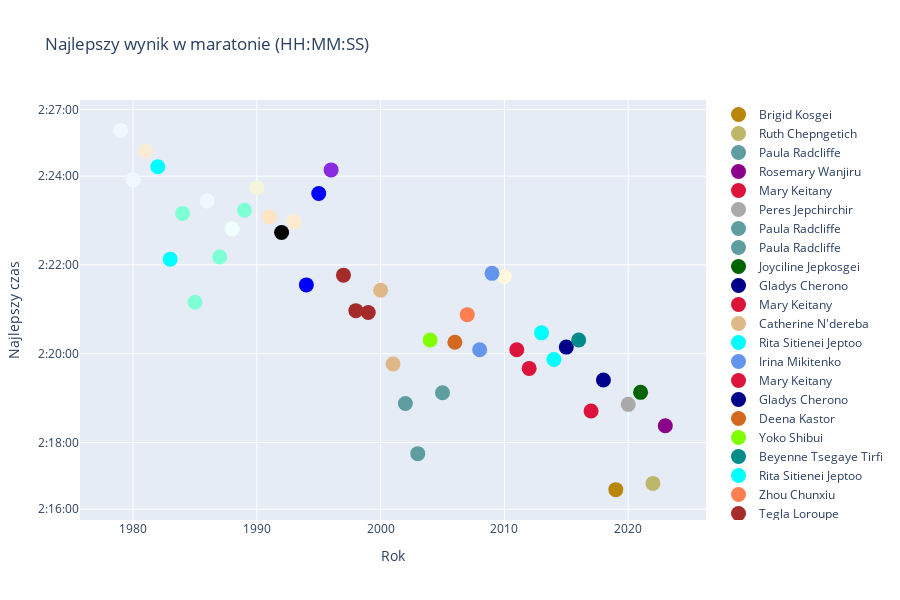

Notebook code cell kept with this figure:
### Code cell
# Tworzenie wykresu za pomocą Plotly
fig = go.Figure()

# Dodawanie punktów na wykresie dla każdego zawodnika
for index, row in best_athletes.iterrows():
    athlete = row['Athlete']
    year = row['Year']
    time = row['Time']
    country = row['Country']
    time_str = format_time(time.total_seconds())
    label = f"Zawodniczka: {athlete}<br>Rok: {int(year)}<br>Czas: {time_str}<br>Kraj: {country}"
    color = athlete_colors.get(athlete, 'blue')  # Pobieranie koloru dla zawodnika, domyślnie 'blue'
    fig.add_trace(go.Scatter(
        x=[year],
        y=[time.total_seconds()],
        mode='markers',
        name=athlete,
        text=[label],
        hovertemplate='%{text}<extra></extra>',
        marker=dict(size=15, color=color),
    ))

# Konfiguracja układu wykresu
fig.update_layout(
    xaxis=dict(title='Rok'),
    yaxis=dict(
        title='Najlepszy czas',
        tickvals=[8900, 8750, 8550, 8350, 8150, 8000],  # Wartości osi Y
        ticktext=['2:27:00', '2:24:00', '2:22:00', '2:20:00', '2:18:00', '2:16:00'],  # Etykiety osi Y
    ),
    title='Najlepszy wynik w maratonie (HH:MM:SS)',
    showlegend=True,
    height= 600,
)

# Zapisywanie wykresu do pliku HTML
fig.write_html('best_of_every_season.html')
fig.show()

### Figure 1 — Plotly figure (JSON) as saved in the notebook; plotly's stock layout.template omitted (floating-point values rounded to 4 significant figures)
{"data": [{"hovertemplate": "%{text}<extra></extra>", "marker": {"color": "DarkGoldenRod", "size": 15}, "mode": "markers", "name": "Brigid Kosgei", "text": ["Zawodniczka: Brigid Kosgei<br>Rok: 2019<br>Czas: 2:14:04<br>Kraj: KEN"], "type": "scatter", "x": [2019], "y": [8044]}, {"hovertemplate": "%{text}<extra></extra>", "marker": {"color": "DarkKhaki", "size": 15}, "mode": "markers", "name": "Ruth Chepngetich", "text": ["Zawodniczka: Ruth Chepngetich<br>Rok: 2022<br>Czas: 2:14:18<br>Kraj: KEN"], "type": "scatter", "x": [2022], "y": [8058]}, {"hovertemplate": "%{text}<extra></extra>", "marker": {"color": "CadetBlue", "size": 15}, "mode": "markers", "name": "Paula Radcliffe", "text": ["Zawodniczka: Paula Radcliffe<br>Rok: 2003<br>Czas: 2:15:25<br>Kraj: GBR"], "type": "scatter", "x": [2003], "y": [8125]}, {"hovertemplate": "%{text}<extra></extra>", "marker": {"color": "DarkMagenta", "size": 15}, "mode": "markers", "name": "Rosemary Wanjiru", "text": ["Zawodniczka: Rosemary Wanjiru<br>Rok: 2023<br>Czas: 2:16:28<br>Kraj: KEN"], "type": "scatter", "x": [2023], "y": [8188]}, {"hovertemplate": "%{text}<extra></extra>", "marker": {"color": "Crimson", "size": 15}, "mode": "markers", "name": "Mary Keitany", "text": ["Zawodniczka: Mary Keitany<br>Rok: 2017<br>Czas: 2:17:01<br>Kraj: KEN"], "type": "scatter", "x": [2017], "y": [8221]}, {"hovertemplate": "%{text}<extra></extra>", "marker": {"color": "DarkGray", "size": 15}, "mode": "markers", "name": "Peres Jepchirchir", "text": ["Zawodniczka: Peres Jepchirchir<br>Rok: 2020<br>Czas: 2:17:16<br>Kraj: KEN"], "type": "scatter", "x": [2020], "y": [8236]}, {"hovertemplate": "%{text}<extra></extra>", "marker": {"color": "CadetBlue", "size": 15}, "mode": "markers", "name": "Paula Radcliffe", "text": ["Zawodniczka: Paula Radcliffe<br>Rok: 2002<br>Czas: 2:17:18<br>Kraj: GBR"], "type": "scatter", "x": [2002], "y": [8238]}, {"hovertemplate": "%{text}<extra></extra>", "marker": {"color": "CadetBlue", "size": 15}, "mode": "markers", "name": "Paula Radcliffe", "text": ["Zawodniczka: Paula Radcliffe<br>Rok: 2005<br>Czas: 2:17:42<br>Kraj: GBR"], "type": "scatter", "x": [2005], "y": [8262]}, {"hovertemplate": "%{text}<extra></extra>", "marker": {"color": "DarkGreen", "size": 15}, "mode": "markers", "name": "Joyciline Jepkosgei", "text": ["Zawodniczka: Joyciline Jepkosgei<br>Rok: 2021<br>Czas: 2:17:43<br>Kraj: KEN"], "type": "scatter", "x": [2021], "y": [8263]}, {"hovertemplate": "%{text}<extra></extra>", "marker": {"color": "DarkBlue", "size": 15}, "mode": "markers", "name": "Gladys Cherono", "text": ["Zawodniczka: Gladys Cherono<br>Rok: 2018<br>Czas: 2:18:11<br>Kraj: KEN"], "type": "scatter", "x": [2018], "y": [8291]}, {"hovertemplate": "%{text}<extra></extra>", "marker": {"color": "Crimson", "size": 15}, "mode": "markers", "name": "Mary Keitany", "text": ["Zawodniczka: Mary Keitany<br>Rok: 2012<br>Czas: 2:18:37<br>Kraj: KEN"], "type": "scatter", "x": [2012], "y": [8317]}, {"hovertemplate": "%{text}<extra></extra>", "marker": {"color": "BurlyWood", "size": 15}, "mode": "markers", "name": "Catherine N'dereba", "text": ["Zawodniczka: Catherine N'dereba<br>Rok: 2001<br>Czas: 2:18:47<br>Kraj: KEN"], "type": "scatter", "x": [2001], "y": [8327]}, {"hovertemplate": "%{text}<extra></extra>", "marker": {"color": "Cyan", "size": 15}, "mode": "markers", "name": "Rita Sitienei Jeptoo", "text": ["Zawodniczka: Rita Sitienei Jeptoo<br>Rok: 2014<br>Czas: 2:18:57<br>Kraj: KEN"], "type": "scatter", "x": [2014], "y": [8337]}, {"hovertemplate": "%{text}<extra></extra>", "marker": {"color": "CornflowerBlue", "size": 15}, "mode": "markers", "name": "Irina Mikitenko", "text": ["Zawodniczka: Irina Mikitenko<br>Rok: 2008<br>Czas: 2:19:19<br>Kraj: GER"], "type": "scatter", "x": [2008], "y": [8359]}, {"hovertemplate": "%{text}<extra></extra>", "marker": {"color": "Crimson", "size": 15}, "mode": "markers", "name": "Mary Keitany", "text": ["Zawodniczka: Mary Keitany<br>Rok: 2011<br>Czas: 2:19:19<br>Kraj: KEN"], "type": "scatter", "x": [2011], "y": [8359]}, {"hovertemplate": "%{text}<extra></extra>", "marker": {"color": "DarkBlue", "size": 15}, "mode": "markers", "name": "Gladys Cherono", "text": ["Zawodniczka: Gladys Cherono<br>Rok: 2015<br>Czas: 2:19:25<br>Kraj: KEN"], "type": "scatter", "x": [2015], "y": [8365]}, {"hovertemplate": "%{text}<extra></extra>", "marker": {"color": "Chocolate", "size": 15}, "mode": "markers", "name": "Deena Kastor", "text": ["Zawodniczka: Deena Kastor<br>Rok: 2006<br>Czas: 2:19:36<br>Kraj: USA"], "type": "scatter", "x": [2006], "y": [8376]}, {"hovertemplate": "%{text}<extra></extra>", "marker": {"color": "Chartreuse", "size": 15}, "mode": "markers", "name": "Yoko Shibui", "text": ["Zawodniczka: Yoko Shibui<br>Rok: 2004<br>Czas: 2:19:41<br>Kraj: JPN"], "type": "scatter", "x": [2004], "y": [8381]}, {"hovertemplate": "%{text}<extra></extra>", "marker": {"color": "DarkCyan", "size": 15}, "mode": "markers", "name": "Beyenne Tsegaye Tirfi", "text": ["Zawodniczka: Beyenne Tsegaye Tirfi<br>Rok: 2016<br>Czas: 2:19:41<br>Kraj: ETH"], "type": "scatter", "x": [2016], "y": [8381]}, {"hovertemplate": "%{text}<extra></extra>", "marker": {"color": "Cyan", "size": 15}, "mode": "markers", "name": "Rita Sitienei Jeptoo", "text": ["Zawodniczka: Rita Sitienei Jeptoo<br>Rok: 2013<br>Czas: 2:19:57<br>Kraj: KEN"], "type": "scatter", "x": [2013], "y": [8397]}, {"hovertemplate": "%{text}<extra></extra>", "marker": {"color": "Coral", "size": 15}, "mode": "markers", "name": "Zhou Chunxiu", "text": ["Zawodniczka: Zhou Chunxiu<br>Rok: 2007<br>Czas: 2:20:38<br>Kraj: CHN"], "type": "scatter", "x": [2007], "y": [8438]}, {"hovertemplate": "%{text}<extra></extra>", "marker": {"color": "Brown", "size": 15}, "mode": "markers", "name": "Tegla Loroupe", "text": ["Zawodniczka: Tegla Loroupe<br>Rok: 1999<br>Czas: 2:20:43<br>Kraj: KEN"], "type": "scatter", "x": [1999], "y": [8443]}, {"hovertemplate": "%{text}<extra></extra>", "marker": {"color": "Brown", "size": 15}, "mode": "markers", "name": "Tegla Loroupe", "text": ["Zawodniczka: Tegla Loroupe<br>Rok: 1998<br>Czas: 2:20:47<br>Kraj: KEN"], "type": "scatter", "x": [1998], "y": [8447]}, {"hovertemplate": "%{text}<extra></extra>", "marker": {"color": "Aquamarine", "size": 15}, "mode": "markers", "name": "Ingrid Kristiansen", "text": ["Zawodniczka: Ingrid Kristiansen<br>Rok: 1985<br>Czas: 2:21:06<br>Kraj: NOR"], "type": "scatter", "x": [1985], "y": [8466]}, {"hovertemplate": "%{text}<extra></extra>", "marker": {"color": "BurlyWood", "size": 15}, "mode": "markers", "name": "Catherine N'dereba", "text": ["Zawodniczka: Catherine N'dereba<br>Rok: 2000<br>Czas: 2:21:33<br>Kraj: KEN"], "type": "scatter", "x": [2000], "y": [8493]}, {"hovertemplate": "%{text}<extra></extra>", "marker": {"color": "Blue", "size": 15}, "mode": "markers", "name": "Uta Pippig", "text": ["Zawodniczka: Uta Pippig<br>Rok: 1994<br>Czas: 2:21:45<br>Kraj: GER"], "type": "scatter", "x": [1994], "y": [8505]}, {"hovertemplate": "%{text}<extra></extra>", "marker": {"color": "Cornsilk", "size": 15}, "mode": "markers", "name": "Atsede Baysa", "text": ["Zawodniczka: Atsede Baysa<br>Rok: 2010<br>Czas: 2:22:04<br>Kraj: ETH"], "type": "scatter", "x": [2010], "y": [8524]}, {"hovertemplate": "%{text}<extra></extra>", "marker": {"color": "Brown", "size": 15}, "mode": "markers", "name": "Tegla Loroupe", "text": ["Zawodniczka: Tegla Loroupe<br>Rok: 1997<br>Czas: 2:22:07<br>Kraj: KEN"], "type": "scatter", "x": [1997], "y": [8527]}, {"hovertemplate": "%{text}<extra></extra>", "marker": {"color": "CornflowerBlue", "size": 15}, "mode": "markers", "name": "Irina Mikitenko", "text": ["Zawodniczka: Irina Mikitenko<br>Rok: 2009<br>Czas: 2:22:11<br>Kraj: GER"], "type": "scatter", "x": [2009], "y": [8531]}, {"hovertemplate": "%{text}<extra></extra>", "marker": {"color": "Aqua", "size": 15}, "mode": "markers", "name": "Joan Benoit", "text": ["Zawodniczka: Joan Benoit<br>Rok: 1983<br>Czas: 2:22:43<br>Kraj: USA"], "type": "scatter", "x": [1983], "y": [8563]}, {"hovertemplate": "%{text}<extra></extra>", "marker": {"color": "Aquamarine", "size": 15}, "mode": "markers", "name": "Ingrid Kristiansen", "text": ["Zawodniczka: Ingrid Kristiansen<br>Rok: 1987<br>Czas: 2:22:48<br>Kraj: NOR"], "type": "scatter", "x": [1987], "y": [8568]}, {"hovertemplate": "%{text}<extra></extra>", "marker": {"color": "Black", "size": 15}, "mode": "markers", "name": "Olga Markova", "text": ["Zawodniczka: Olga Markova<br>Rok: 1992<br>Czas: 2:23:43<br>Kraj: RUS"], "type": "scatter", "x": [1992], "y": [8623]}, {"hovertemplate": "%{text}<extra></extra>", "marker": {"color": "Azure", "size": 15}, "mode": "markers", "name": "Lisa Ondieki", "text": ["Zawodniczka: Lisa Ondieki<br>Rok: 1988<br>Czas: 2:23:51<br>Kraj: AUS"], "type": "scatter", "x": [1988], "y": [8631]}, {"hovertemplate": "%{text}<extra></extra>", "marker": {"color": "BlanchedAlmond", "size": 15}, "mode": "markers", "name": "Wang Junxia", "text": ["Zawodniczka: Wang Junxia<br>Rok: 1993<br>Czas: 2:24:07<br>Kraj: CHN"], "type": "scatter", "x": [1993], "y": [8647]}, {"hovertemplate": "%{text}<extra></extra>", "marker": {"color": "Bisque", "size": 15}, "mode": "markers", "name": "Wanda Panfil", "text": ["Zawodniczka: Wanda Panfil<br>Rok: 1991<br>Czas: 2:24:18<br>Kraj: POL"], "type": "scatter", "x": [1991], "y": [8658]}, {"hovertemplate": "%{text}<extra></extra>", "marker": {"color": "Aquamarine", "size": 15}, "mode": "markers", "name": "Ingrid Kristiansen", "text": ["Zawodniczka: Ingrid Kristiansen<br>Rok: 1984<br>Czas: 2:24:26<br>Kraj: NOR"], "type": "scatter", "x": [1984], "y": [8666]}, {"hovertemplate": "%{text}<extra></extra>", "marker": {"color": "Aquamarine", "size": 15}, "mode": "markers", "name": "Ingrid Kristiansen", "text": ["Zawodniczka: Ingrid Kristiansen<br>Rok: 1989<br>Czas: 2:24:33<br>Kraj: NOR"], "type": "scatter", "x": [1989], "y": [8673]}, {"hovertemplate": "%{text}<extra></extra>", "marker": {"color": "AliceBlue", "size": 15}, "mode": "markers", "name": "Grete Waitz", "text": ["Zawodniczka: Grete Waitz<br>Rok: 1986<br>Czas: 2:24:54<br>Kraj: NOR"], "type": "scatter", "x": [1986], "y": [8694]}, {"hovertemplate": "%{text}<extra></extra>", "marker": {"color": "Blue", "size": 15}, "mode": "markers", "name": "Uta Pippig", "text": ["Zawodniczka: Uta Pippig<br>Rok: 1995<br>Czas: 2:25:11<br>Kraj: GER"], "type": "scatter", "x": [1995], "y": [8711]}, {"hovertemplate": "%{text}<extra></extra>", "marker": {"color": "Beige", "size": 15}, "mode": "markers", "name": "Rosa Mota", "text": ["Zawodniczka: Rosa Mota<br>Rok: 1990<br>Czas: 2:25:24<br>Kraj: POR"], "type": "scatter", "x": [1990], "y": [8724]}, {"hovertemplate": "%{text}<extra></extra>", "marker": {"color": "AliceBlue", "size": 15}, "mode": "markers", "name": "Grete Waitz", "text": ["Zawodniczka: Grete Waitz<br>Rok: 1980<br>Czas: 2:25:42<br>Kraj: NOR"], "type": "scatter", "x": [1980], "y": [8742]}, {"hovertemplate": "%{text}<extra></extra>", "marker": {"color": "BlueViolet", "size": 15}, "mode": "markers", "name": "Katrin Dörre", "text": ["Zawodniczka: Katrin Dörre<br>Rok: 1996<br>Czas: 2:26:04<br>Kraj: GER"], "type": "scatter", "x": [1996], "y": [8764]}, {"hovertemplate": "%{text}<extra></extra>", "marker": {"color": "Aqua", "size": 15}, "mode": "markers", "name": "Joan Benoit", "text": ["Zawodniczka: Joan Benoit<br>Rok: 1982<br>Czas: 2:26:11<br>Kraj: USA"], "type": "scatter", "x": [1982], "y": [8771]}, {"hovertemplate": "%{text}<extra></extra>", "marker": {"color": "AntiqueWhite", "size": 15}, "mode": "markers", "name": "Allison Roe", "text": ["Zawodniczka: Allison Roe<br>Rok: 1981<br>Czas: 2:26:46<br>Kraj: NZL"], "type": "scatter", "x": [1981], "y": [8806]}, {"hovertemplate": "%{text}<extra></extra>", "marker": {"color": "AliceBlue", "size": 15}, "mode": "markers", "name": "Grete Waitz", "text": ["Zawodniczka: Grete Waitz<br>Rok: 1979<br>Czas: 2:27:33<br>Kraj: NOR"], "type": "scatter", "x": [1979], "y": [8853]}], "layout": {"height": 600, "showlegend": true, "title": {"text": "Najlepszy wynik w maratonie (HH:MM:SS)"}, "xaxis": {"title": {"text": "Rok"}}, "yaxis": {"ticktext": ["2:27:00", "2:24:00", "2:22:00", "2:20:00", "2:18:00", "2:16:00"], "tickvals": [8900, 8750, 8550, 8350, 8150, 8000], "title": {"text": "Najlepszy czas"}}}}
